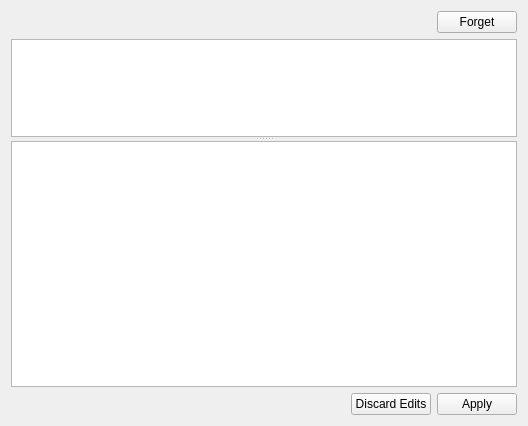
<?xml version="1.0" encoding="UTF-8"?>
<ui version="4.0">
 <class>NetworkList</class>
 <widget class="QWidget" name="NetworkList">
  <property name="geometry">
   <rect>
    <x>0</x>
    <y>0</y>
    <width>528</width>
    <height>426</height>
   </rect>
  </property>
  <property name="sizePolicy">
   <sizepolicy hsizetype="Expanding" vsizetype="Expanding">
    <horstretch>0</horstretch>
    <verstretch>0</verstretch>
   </sizepolicy>
  </property>
  <property name="windowTitle">
   <string>Form</string>
  </property>
  <layout class="QVBoxLayout" name="verticalLayout">
   <item>
    <layout class="QHBoxLayout" name="horizontalLayout_6">
     <property name="spacing">
      <number>6</number>
     </property>
     <item>
      <spacer name="horizontalSpacer_8">
       <property name="orientation">
        <enum>Qt::Horizontal</enum>
       </property>
       <property name="sizeHint" stdset="0">
        <size>
         <width>40</width>
         <height>20</height>
        </size>
       </property>
      </spacer>
     </item>
     <item>
      <widget class="QPushButton" name="forgetButton">
       <property name="text">
        <string>Forget</string>
       </property>
      </widget>
     </item>
    </layout>
   </item>
   <item>
    <widget class="QSplitter" name="splitter">
     <property name="orientation">
      <enum>Qt::Vertical</enum>
     </property>
     <widget class="QTableView" name="networkWiredTable">
      <property name="sizePolicy">
       <sizepolicy hsizetype="Expanding" vsizetype="Expanding">
        <horstretch>0</horstretch>
        <verstretch>2</verstretch>
       </sizepolicy>
      </property>
     </widget>
     <widget class="QTableView" name="networkTable">
      <property name="enabled">
       <bool>true</bool>
      </property>
      <property name="sizePolicy">
       <sizepolicy hsizetype="Expanding" vsizetype="Expanding">
        <horstretch>0</horstretch>
        <verstretch>5</verstretch>
       </sizepolicy>
      </property>
      <property name="sizeAdjustPolicy">
       <enum>QAbstractScrollArea::AdjustIgnored</enum>
      </property>
     </widget>
    </widget>
   </item>
   <item>
    <layout class="QHBoxLayout" name="horizontalLayout_5">
     <property name="spacing">
      <number>6</number>
     </property>
     <item>
      <spacer name="horizontalSpacer_7">
       <property name="orientation">
        <enum>Qt::Horizontal</enum>
       </property>
       <property name="sizeHint" stdset="0">
        <size>
         <width>40</width>
         <height>20</height>
        </size>
       </property>
      </spacer>
     </item>
     <item>
      <widget class="QPushButton" name="discardButton">
       <property name="text">
        <string>Discard Edits</string>
       </property>
      </widget>
     </item>
     <item>
      <widget class="QPushButton" name="applyButton">
       <property name="text">
        <string>Apply</string>
       </property>
      </widget>
     </item>
    </layout>
   </item>
  </layout>
 </widget>
 <resources/>
 <connections/>
</ui>
